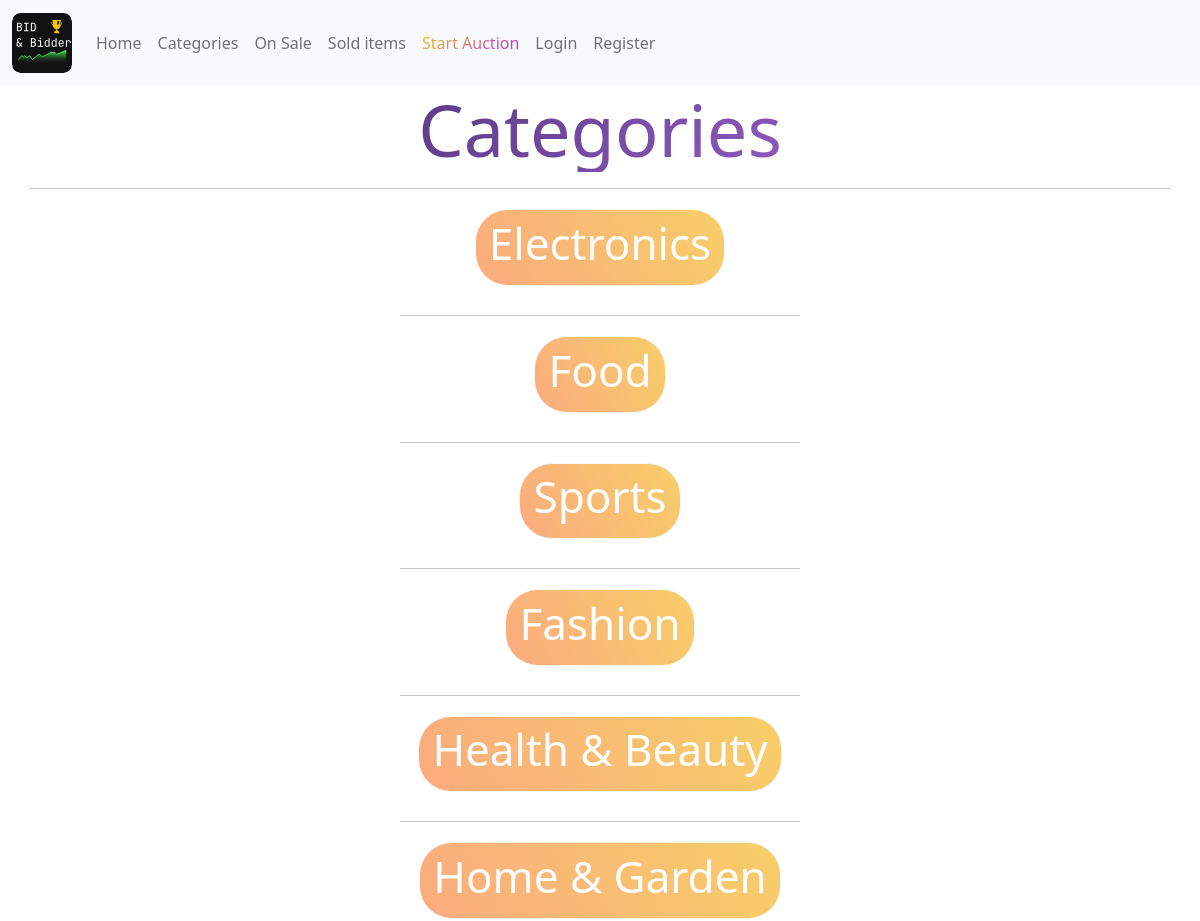
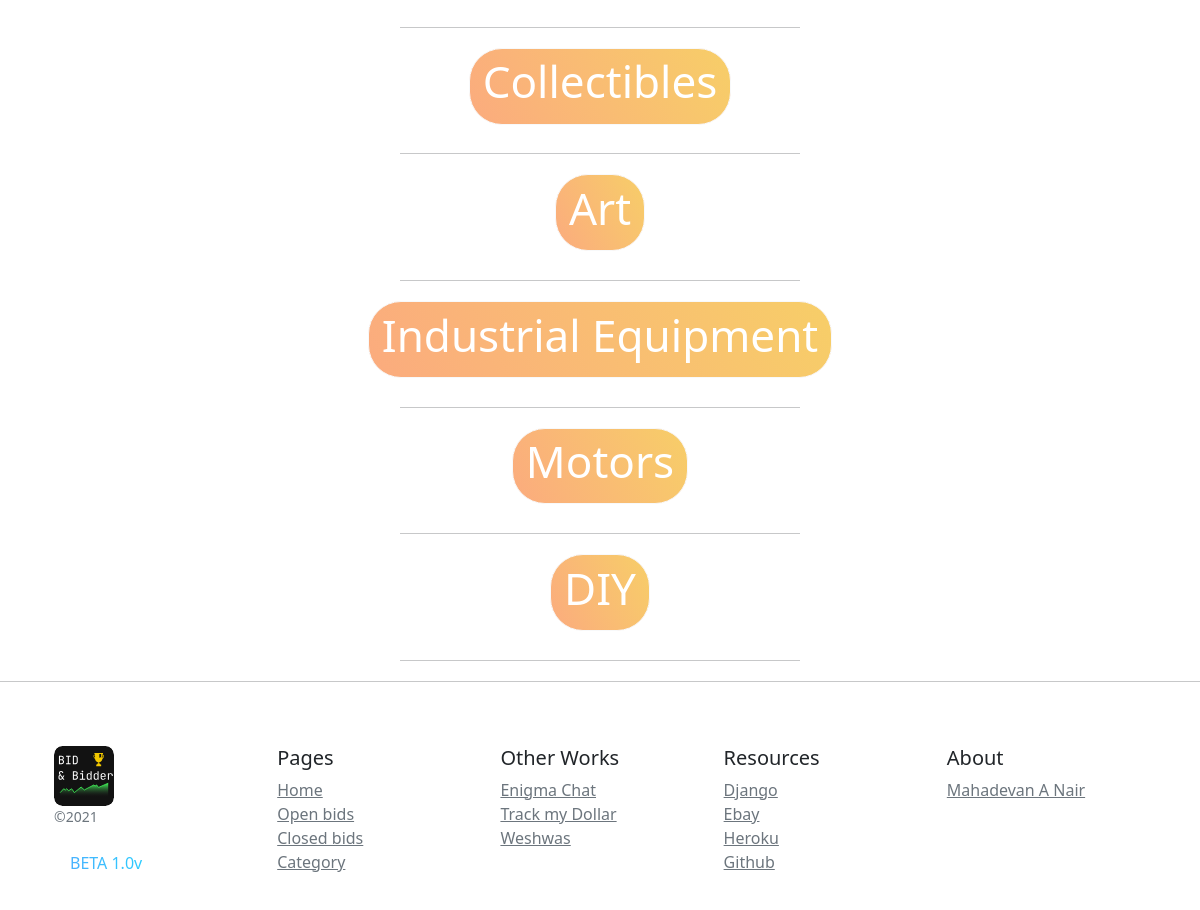
Screenshot of /categorylist with the database file from the repository (2 pictures, top to bottom).
### auctions/models.py (models this page shows, shortened)
class Category(models.Model):
    category = models.CharField(max_length = 30)

### auctions/views.py (the view)
# urls.py: path("categorylist", views.categorylist_page, name="categorylistpage"),
def categorylist_page(request):
    try:
        obj_count = AuctionList.objects.filter(watchers = request.user).count()
    except:
        obj_count = ""
    """ didint complete aution info view etc """
    category_list = Category.objects.all()
    empty = False
    if len(category_list) == 0:
        empty = True
    return render(request, "auctions/categorylist.html", {
        "category_list": category_list,
        "empty": empty,
        "watcher_count": obj_count
    })

### auctions/templates/auctions/categorylist.html
{% extends "auctions/layout.html" %}
{% block body %}
<h2 class='display-2 text-center'style='background: linear-gradient( 135deg, #3B2667 10%, #BC78EC 100%);-webkit-background-clip: text;
-webkit-text-fill-color: transparent;'><strong>Categories</strong></h2>
<hr class="container">
{% for category in category_list %}
<div class="text-center text-light" style="margin: 20px auto;">
<h1 class="btn btn-light" style="background-color: #FBAB7E;
background-image: linear-gradient(62deg, #FBAB7E 0%, #F7CE68 100%);border-radius: 30px; zoom: 1.1;
" ><a style="text-decoration: none;" href="{% url 'category_view' category.id %}"><h1 style="color: white;">{{ category.category }}</h1></a></h1>
</div>
<hr class="col-4" style="margin: 0 auto;" >
{% empty %}
<h1>no categories created by admin</h1>
{% endfor %}
{% endblock %}

### rows the page displays
Category: category "Electronics"
Category: category "Food"
Category: category "Sports"
Category: category "Fashion"
Category: category "Health & Beauty"
Category: category "Home & Garden"
Category: category "Collectibles"
Category: category "Art"
Category: category "Industrial Equipment"
Category: category "Motors"
Category: category "DIY"
